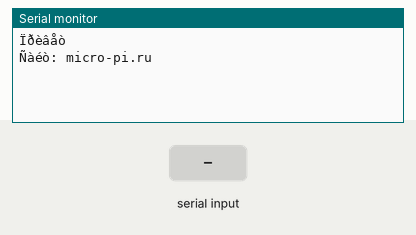
Recording of a program running on a simulated ATmega16, built with avr-gcc and emulated at 8 MHz. On the bench: the last lines printed to the serial monitor. The inputs (shaded band) are chosen by the test bench.

Above: at 1.2 s.
1.3 s: "1" received over Serial
At 2.1 s:
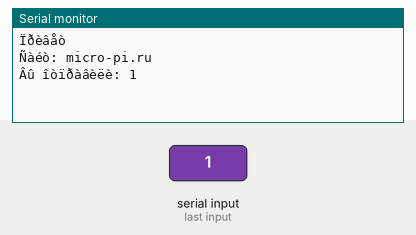
2.8 s: "0" received over Serial
At 3.3 s:
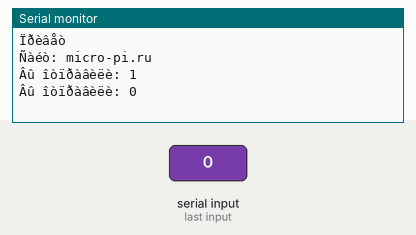
4.3 s: "2" received over Serial
At 5.6 s:
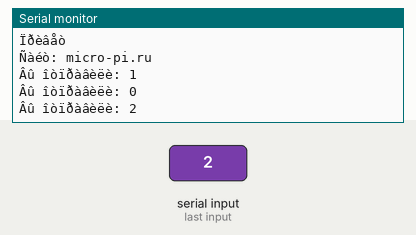

The program:

main.cpp
```cpp
/*
 * mega16_test_uart_no_irq.cpp
 *
 * Created: 13.03.2023 18:14:25
 * Author : User
 */

#include "IncFile1.h"
#include "USARTInit.h"
#include "IoByte.h"
#include "IoString.h"

// typedef enum {FALSE = 0, TRUE = !FALSE} bool;
// https://microtechnics.ru/mikrokontrollery-avr-uart-ispolzovanie-preryvanij/
// int		i = 0;
// uint8_t	testBuffer[8];
// bool readyToExchange;
// uint8_t numOfDataToSend;
// uint8_t numOfDataToReceive;
// uint8_t *sendDataPtr;
// uint8_t *receivedDataPtr;
// uint8_t numOfDataSended;
// uint8_t numOfDataReceived;
//
// void UART_SendData(uint8_t *pSendData, uint8_t nNumOfDataToSend)
// {
// 	sendDataPtr = pSendData;
// 	numOfDataToSend = nNumOfDataToSend;
// 	numOfDataSended = 0;
// 	readyToExchange = false;
// 	UCSRB |= (1 << UDRIE) | (1 << TXEN);
// }
//
//
// void UART_ReceiveData(uint8_t* pReceivedData, uint8_t nNumOfDataToReceive)
// {
// 	receivedDataPtr = pReceivedData;
// 	numOfDataToReceive = nNumOfDataToReceive;
// 	numOfDataReceived = 0;
// 	readyToExchange = false;
// 	UCSRB |= (1 << RXCIE) | (1 << RXEN);
// }


int main(void)
{
    /* Replace with your application code */
	USARTInit(MYUBRR);
	USARTTransmitStringLn("Ïðèâåò");
	USARTTransmitStringLn("Ñàéò: micro-pi.ru");
	while (true)
	{
	  char c = USARTReceiveChar();
	  USARTTransmitString("Âû îòïðàâèëè: ");
	  USARTTransmitChar(c);
	  USARTTransmitStringLn("");
	}
}
```

IncFile1.h
```cpp
/*
 * IncFile1.h
 *
 * Created: 13.03.2023 18:33:49
 *  Author: User
 */


#ifndef INCFILE1_H_
#define INCFILE1_H_

#define F_CPU 8000000UL
#define BAUD 9600
#define MYUBRR F_CPU/16/BAUD-1

#include <avr/io.h>
// #include <avr/interrupt.h>
#include <avr/iom16.h>


#endif /* INCFILE1_H_ */
```

IoByte.cpp
```cpp
/*
 * IoByte.c
 *
 * Created: 13.03.2023 18:40:14
 *  Author: User
 */

#include "IncFile1.h"

//  Îòïðàâêà áàéòà
void USARTTransmitChar(const char c)
{
	//  Óñòàíàâëèâàåòñÿ, êîãäà ðåãèñòð ñâîáîäåí
	while(!( UCSRA & (1<<UDRE)));
	UDR = c;
}

//  Ïîëó÷åíèå áàéòà
char USARTReceiveChar(void)
{
	//  Óñòàíàâëèâàåòñÿ, êîãäà ðåãèñòð ñâîáîäåí
	while(!(UCSRA & (1<<RXC)));
	return UDR;
}
```

IoByte.h
```cpp
/*
 * IoByte.h
 *
 * Created: 13.03.2023 18:41:29
 *  Author: User
 */


#ifndef IOBYTE_H_
#define IOBYTE_H_

//  Îòïðàâêà áàéòà
void USARTTransmitChar(const char c);

//  Ïîëó÷åíèå áàéòà
char USARTReceiveChar();

#endif /* IOBYTE_H_ */
```

IoString.cpp
```cpp
/*
 * IoString.c
 *
 * Created: 13.03.2023 19:44:18
 *  Author: User
 */
#include "IncFile1.h"
#include "IoByte.h"


//  Îòïðàâêà ñòðîêè
void USARTTransmitString(const char *str)
{
	register
	uint8_t i = 0;
	while(str[i])
	{
		USARTTransmitChar(str[i++]);
	}
}


//  Îòïðàâêà ñòðîêè
void USARTTransmitStringLn(const char *str)
{
	USARTTransmitString(str);
	USARTTransmitChar((char)13);
	USARTTransmitChar((char)10);
}
```

IoString.h
```cpp
/*
 * IoString.h
 *
 * Created: 13.03.2023 20:58:00
 *  Author: User
 */


#ifndef IOSTRING_H_
#define IOSTRING_H_

//  Îòïðàâêà ñòðîêè
void USARTTransmitString(const char *str);

//  Îòïðàâêà ñòðîêè
void USARTTransmitStringLn(const char *str);


#endif /* IOSTRING_H_ */
```

USARTInit.cpp
```cpp
/*
 * USARTInit.c
 *
 * Created: 13.03.2023 18:35:57
 *  Author: User
 */

#include "IncFile1.h"

void USARTInit(unsigned int ubrr)
{
	//  íîðìàëüíûé àñèíõðîííûé äâóíàïðàâëåííûé ðåæèì ðàáîòû
	//  UBRR = f / (16 * band)
	//  Óñòàíîâêà ñêîðîñòè
	UBRRH = (unsigned char)(ubrr>>8);
	UBRRL = (unsigned char)(ubrr);

	//  RXC         - çàâåðøåíèå ïðè¸ìà
	//  |TXC        - çàâåðøåíèå ïåðåäà÷è
	//  ||UDRE      - îòñóòñòâèå äàííûõ äëÿ îòïðàâêè
	//  |||FE       - îøèáêà êàäðà
	//  ||||DOR     - îøèáêà ïåðåïîëíåíèå áóôåðà
	//  |||||PE     - îøèáêà ÷¸òíîñòè
	//  ||||||U2X   - Äâîéíàÿ ñêîðîñòü
	//  |||||||MPCM - Ìíîãîïðîöåññîðíûé ðåæèì
	//  ||||||||
	//  76543210
	UCSRA = 0;

	//  RXCIE       - ïðåðûâàíèå ïðè ïðè¸ìå äàííûõ
	//  |TXCIE      - ïðåðûâàíèå ïðè çàâåðøåíèå ïåðåäà÷è
	//  ||UDRIE     - ïðåðûâàíèå îòñóòñòâèå äàííûõ äëÿ îòïðàâêè
	//  |||RXEN     - ðàçðåøåíèå ïðè¸ìà
	//  ||||TXEN    - ðàçðåøåíèå ïåðåäà÷è
	//  |||||UCSZ2  - UCSZ0:2 ðàçìåð êàäðà äàííûõ
	//  ||||||RXB8  - 9 áèò ïðèíÿòûõ äàííûõ
	//  |||||||TXB8 - 9 áèò ïåðåäàííûõ äàííûõ
	//  ||||||||
	//  76543210

	//  ðàçðåøåí ïðè¸ì è ïåðåäà÷à äàííûõ ïî UART
	UCSRB = 1<<RXEN | 1<<TXEN;

	//  URSEL        - âñåãäà 1
	//  |UMSEL       - ðåæèì: 1-ñèíõðîííûé 0-àñèíõðîííûé
	//  ||UPM1       - UPM0:  1 ÷¸òíîñòü
	//  |||UPM0      - UPM0:  1 ÷¸òíîñòü
	//  ||||USBS     - ñòîï áèòû: 0-1, 1-2
	//  |||||UCSZ1   - UCSZ0: 2 ðàçìåð êàäðà äàííûõ
	//  ||||||UCSZ0  - UCSZ0: 2 ðàçìåð êàäðà äàííûõ
	//  |||||||UCPOL - â ñèíõðîííîì ðåæèìå - òàêòèðîâàíèå
	//  ||||||||
	//  76543210
	//  8-áèòîâàÿ ïîñûëêà, 2 ñòîï áèòà
	UCSRC = 1<<URSEL | 1<<USBS | 1<<UCSZ0 | 1<<UCSZ1;
}
```

USARTInit.h
```cpp
/*
 * USARTInit.h
 *
 * Created: 13.03.2023 18:36:32
 *  Author: User
 */


#ifndef USARTINIT_H_
#define USARTINIT_H_

void USARTInit(unsigned int ubrr);


#endif /* USARTINIT_H_ */
```

Measured:
- after the input at 1.3 s, the serial monitor: prints a new line at once (image 1)
- after the input at 2.8 s, the serial monitor: prints a new line at once (image 2)
- after the input at 4.3 s, the serial monitor: prints a new line at once (image 3)
